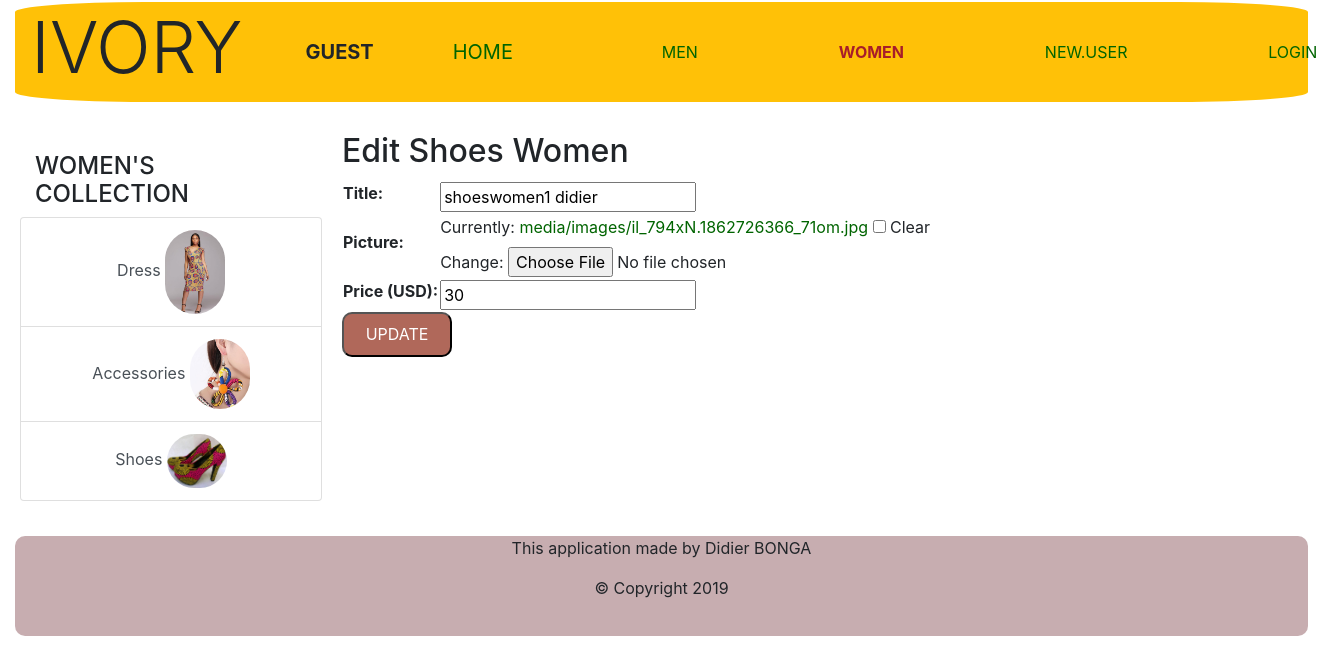
The app's page /editshoeswomen/2/, older data.
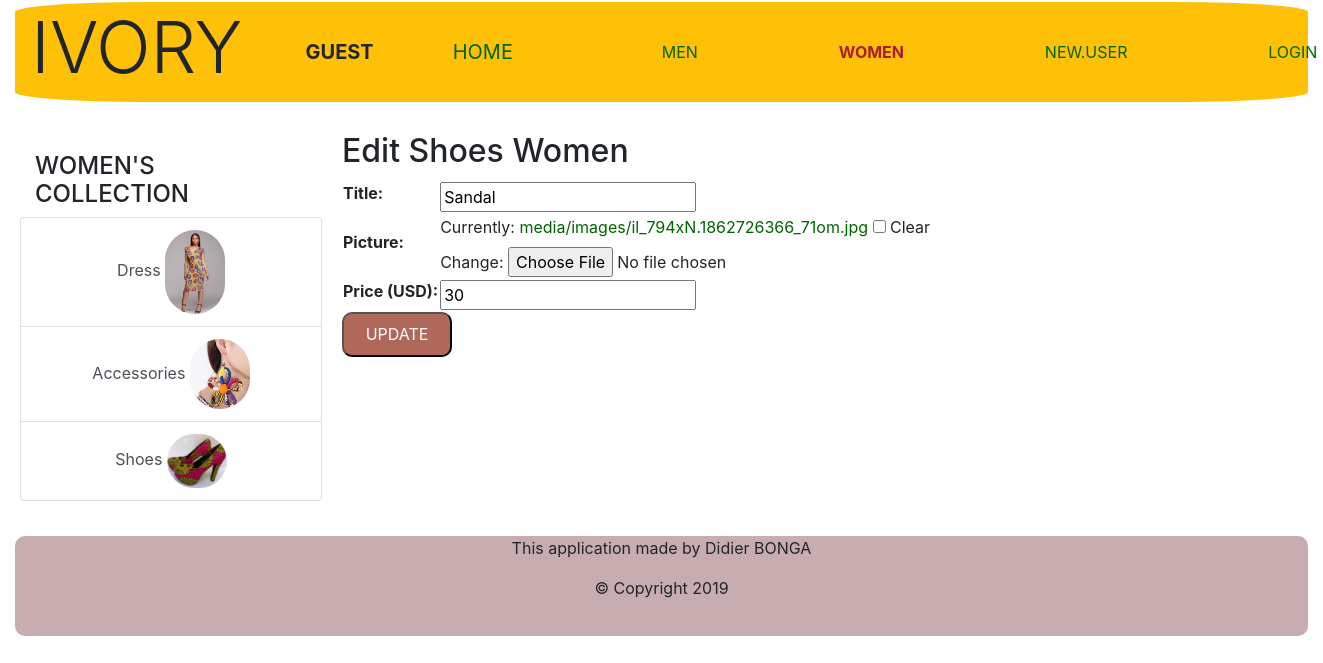
The same page, newer data.
### ivoryApp/models.py (models this page shows, shortened)
class ShoesWomen(models.Model):
    sw_title = models.CharField(max_length=200)
    sw_picture = models.ImageField(upload_to="media/images/", null=True, blank=True)
    sw_price = models.IntegerField(default=0)
    sw_ForeignKey = models.ForeignKey(UserLoginModel, on_delete=models.SET_NULL, null=True, blank=True)

### ivoryApp/views.py (the view)
# urls.py: path('editshoeswomen/<int:swomen_id>/', views.editshoeswomen, name='editshoeswomen'),
def editshoeswomen(request, swomen_id):
    edit_sw = get_object_or_404(ShoesWomen, pk=swomen_id)
    editedSw = ShoesWomenForm(request.POST or None, instance=edit_sw)
    if editedSw.is_valid():
        editedSw.save()
        return redirect('shoeswomen')
    return render(request, 'ivoryApp/edititem/editshoeswomen.html', {'editedSw': editedSw})

### ivoryApp/forms.py
class ShoesWomenForm(forms.ModelForm):
    class Meta:
        model = ShoesWomen
        exclude = ["sw_ForeignKey"]
        labels = {
            'sw_title': 'Title',
            'sw_picture': 'Picture',
            'sw_size': 'Available Size',
            'sw_price': 'Price (USD)',
        }

### ivoryApp/templates/ivoryApp/edititem/editshoeswomen.html (shortened to what this page needs)
{% extends 'ivoryApp/women.html' %}
{% block content %}
<aside>
    <h2>Edit Shoes Women</h2>
    <form method="post">
        <table>
            <tr>
                <td>{{ editedSw }}</td>
            </tr>
        </table>
        <button>UPDATE</button>
    </form>
</aside>
{% endblock %}

Row changes from the older to the newer data that the page shows:
changed ShoesWomen: sw_title "shoeswomen1 didier" → "Sandal"
